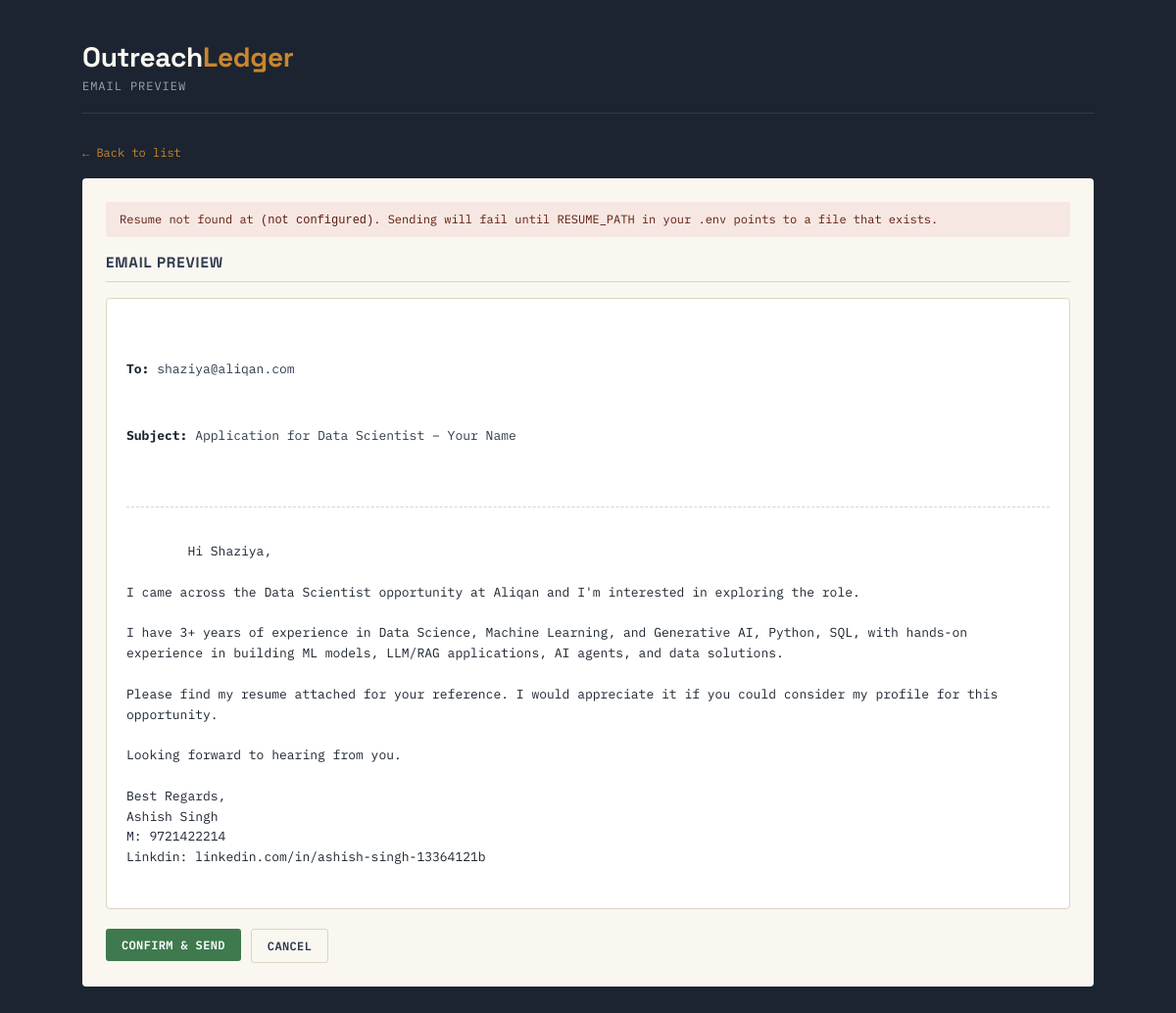
The page /preview/1 on the database as committed earlier.
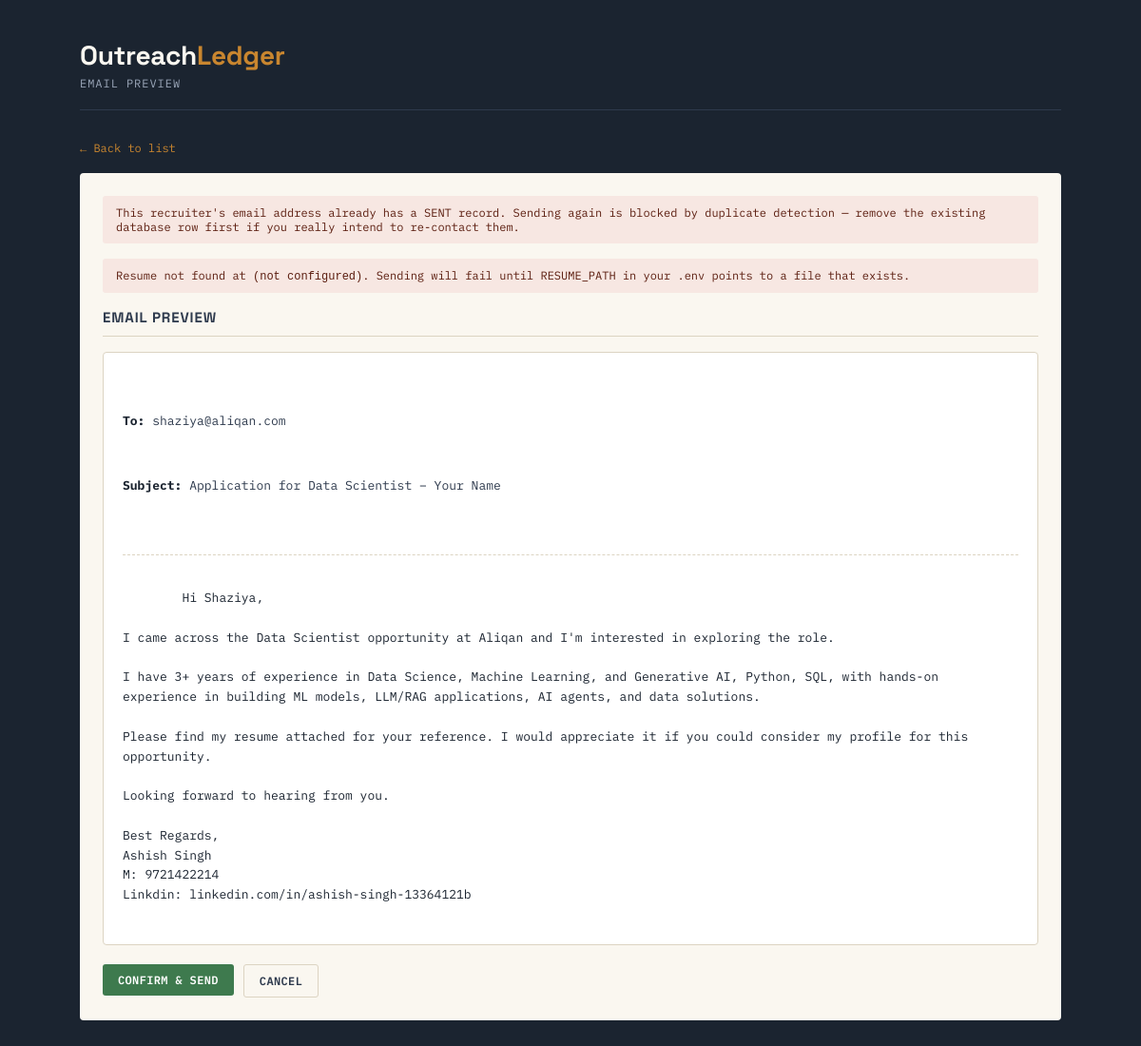
The same page on the database as committed later.
### tables this page shows
CREATE TABLE recruiter_contacts (
    id              INTEGER PRIMARY KEY AUTOINCREMENT,
    hr_name         TEXT NOT NULL,
    company         TEXT NOT NULL,
    job_role        TEXT NOT NULL,
    email           TEXT NOT NULL,
    linkedin_url    TEXT,
    subject         TEXT,
    email_body      TEXT,
    status          TEXT NOT NULL DEFAULT 'PENDING',
    sent_at         TEXT,
    error_message   TEXT,
    created_at      TEXT NOT NULL
);

### webapp.py (the view)
@app.route("/preview/<int:row_index>")
def preview(row_index: int):
    records = _load_records()
    if not (0 <= row_index < len(records)):
        flash("Recruiter not found.", "error")
        return redirect(url_for("index"))
    record = records[row_index]
    result = validate_record(record)
    if not result.ok:
        flash("Cannot preview: " + " ".join(result.errors), "error")
        return redirect(url_for("index"))
    template_text = load_template(str(settings.email_template_path))
    generated = generate_email(record, template_text, settings.sender_name)
    already_sent = db.get_latest_status(record.email) == ContactStatus.SENT.value
    resume_path = _get_user_resume_path()
    resume_exists = bool(resume_path) and Path(resume_path).exists()
    return render_template(
        "preview.html",
        record=record,
        row_index=row_index,
        subject=generated.subject,
        body=generated.body,
        already_sent=already_sent,
        resume_exists=resume_exists,
        resume_path=resume_path,
    )

### agent/email_generator.py (called while the page is built)
def load_template(template_path: str | Path) -> str:
    path = Path(template_path)
    if not path.exists():
        raise FileNotFoundError(f"Email template not found at: {path}")
    return path.read_text(encoding="utf-8")

def render_template(template_text: str, record: RecruiterRecord, sender_name: str) -> str:
    rendered = template_text
    rendered = rendered.replace("{HR_NAME}", record.hr_name.strip())
    rendered = rendered.replace("{COMPANY_NAME}", record.company.strip())
    rendered = rendered.replace("{JOB_ROLE}", record.job_role.strip())
    rendered = rendered.replace("{YOUR_NAME}", sender_name.strip())
    return rendered

def split_subject_and_body(rendered_text: str) -> GeneratedEmail:
    lines = rendered_text.splitlines()
    if not lines or not lines[0].lower().startswith("subject:"):
        raise ValueError(
            "Email template must start with a line of the form 'Subject: ...'."
        )
    subject = lines[0][len("subject:"):].strip()
    body_lines = lines[1:]
    while body_lines and body_lines[0].strip() == "":
        body_lines.pop(0)
    body = "\n".join(body_lines).strip("\n")
    return GeneratedEmail(subject=subject, body=body)

def generate_email(
    record: RecruiterRecord,
    template_text: str,
    sender_name: str,
) -> GeneratedEmail:
    rendered = render_template(template_text, record, sender_name)
    return split_subject_and_body(rendered)

### agent/validator.py (called while the page is built)
def is_valid_email(email: str) -> bool:
    if not email:
        return False
    return bool(EMAIL_REGEX.match(email.strip()))

def validate_record(record: RecruiterRecord) -> ValidationResult:
    errors: List[str] = []
    if not record.hr_name or not record.hr_name.strip():
        errors.append("Missing HR/recruiter name.")
    if not record.company or not record.company.strip():
        errors.append("Missing company name.")
    if not record.job_role or not record.job_role.strip():
        errors.append("Missing job role.")
    if not record.email or not record.email.strip():
        errors.append(f"Missing recruiter email for {record.hr_name or 'unknown recruiter'}.")
    elif not is_valid_email(record.email):
        errors.append(f"Invalid email address: {record.email}")
    return ValidationResult(ok=not errors, errors=errors)

### webapp.py (called while the page is built)
def _load_records() -> list[RecruiterRecord]:
    try:
        return read_csv(settings.recruiters_csv_path)
    except Exception:
        return []

### templates/preview.html (shortened to what this page needs)
<!DOCTYPE html>
<html lang="en">
<head>
  <link rel="stylesheet" href="{{ url_for('static', filename='style.css') }}">
</head>
<body>
  <div class="shell">
    <header class="masthead">
      <div>
        <div class="title">Outreach<span>Ledger</span></div>
        <div class="subtitle">Email Preview</div>
      </div>
    </header>
    <a class="back-link" href="{{ url_for('index') }}">&larr; Back to list</a>
    <div class="panel">
      {% if already_sent %}
        <div class="warning-note">
          This recruiter's email address already has a SENT record. Sending again is blocked by duplicate detection — remove the existing database row first if you really intend to re-contact them.
        </div>
      {% endif %}
      {% if not resume_exists %}
        <div class="warning-note">
          Resume not found at <code>{{ resume_path or '(not configured)' }}</code>. Sending will fail until RESUME_PATH in your .env points to a file that exists.
        </div>
      {% endif %}
      <h2>Email Preview</h2>
      <div class="email-preview-box">
        <div class="to-line"><b>To:</b> {{ record.email }}</div>
        <div class="subject-line"><b>Subject:</b> {{ subject }}</div>
        <div class="divider"></div>
        {{ body }}
      </div>
      <div class="confirm-bar">
        <form method="POST" action="{{ url_for('send', row_index=row_index) }}"
              onsubmit="return confirm('Send this email now?');">
          <button type="submit" class="btn btn-send" {% if already_sent or not resume_exists %}disabled{% endif %}>
            Confirm &amp; Send
          </button>
        </form>
        <a class="btn btn-ghost" href="{{ url_for('index') }}">Cancel</a>
      </div>
    </div>
  </div>
</body>
</html>

### static/style.css (style rules this page uses)
:root { --ink: #1B2430; --ink-soft: #2E3A4D; --paper: #FAF7F0; --paper-dim: #F0EBDF; --line: #DCD4C2; --amber: #C9862F; --amber-dark: #A66D22; --sent: #3E7A4E; --sent-bg: #E7F1E8; --failed: #B4442E; --failed-bg: #F7E7E2; --skipped: #6B6255; --skipped-bg: #EDE8DC; --pending: #3D5A80; --pending-bg: #E4EBF3; }
* { box-sizing: border-box; }
body { margin: 0; background: var(--ink); color: var(--paper); font-family: 'IBM Plex Mono', monospace; min-height: 100vh; }
.shell { max-width: 1080px; margin: 0 auto; padding: 40px 24px 80px; }
header.masthead { border-bottom: 1px solid var(--ink-soft); padding-bottom: 20px; margin-bottom: 28px; display: flex; justify-content: space-between; align-items: flex-end; flex-wrap: wrap; gap: 12px; }
header.masthead .title { font-family: 'Space Grotesk', sans-serif; font-weight: 700; font-size: 28px; letter-spacing: -0.01em; color: var(--paper); }
header.masthead .title span { color: var(--amber); }
header.masthead .subtitle { font-size: 12px; color: #9AA6B8; text-transform: uppercase; letter-spacing: 0.08em; margin-top: 4px; }
.panel { background: var(--paper); color: var(--ink); border-radius: 4px; padding: 24px; }
.panel h2 { font-family: 'Space Grotesk', sans-serif; font-size: 15px; text-transform: uppercase; letter-spacing: 0.06em; margin: 0 0 16px; color: var(--ink-soft); border-bottom: 1px solid var(--line); padding-bottom: 10px; }
.btn { display: inline-block; border: none; border-radius: 3px; padding: 9px 16px; font-family: 'IBM Plex Mono', monospace; font-size: 12px; font-weight: 600; letter-spacing: 0.03em; cursor: pointer; text-decoration: none; text-transform: uppercase; }
.btn-ghost { background: transparent; border: 1px solid var(--line); color: var(--ink-soft); }
.btn-send { background: var(--sent); color: #fff; }
.email-preview-box { background: #fff; border: 1px solid var(--line); border-radius: 4px; padding: 20px; white-space: pre-wrap; font-family: 'IBM Plex Mono', monospace; font-size: 13px; line-height: 1.6; color: var(--ink); }
.email-preview-box .to-line, .email-preview-box .subject-line { color: var(--ink-soft); margin-bottom: 6px; }
.email-preview-box .subject-line b, .email-preview-box .to-line b { color: var(--ink); }
.divider { border-top: 1px dashed var(--line); margin: 14px 0; }
.warning-note { font-size: 12px; background: var(--failed-bg); color: #5c1e10; padding: 10px 14px; border-radius: 3px; margin-bottom: 16px; }
.back-link { display: inline-block; margin-bottom: 18px; font-size: 12px; color: var(--amber); text-decoration: none; }
.confirm-bar { display: flex; gap: 10px; margin-top: 20px; }

Rows that differ between the two databases and show on the page:
added recruiter_contacts: email "shaziya@aliqan.com", email_body "Hi Shaziya, I came across the Data Scientist opportunity at Aliqan and I'm interested in exploring the role. I have 3+ years of experience in Data Science, Machine Learning, and Generative AI, Python, SQL, with hands-on experience in building ML models, LLM/RAG applications, AI agents, and data solutions. Please find my resume attached for your reference. I would appreciate it if you could consider my profile for this opportunity. Looking forward to hearing from you. Best Regards, Ashish Singh M: 9721422214 Linkdin: linkedin.com/in/ashish-singh-13364121b"
Other text that changed with them:
{{ record.email }}: "shaziya@aliqan.com" → (not shown)
{{ body }}: "Hi Shaziya, I came across the Data Scientist opportunity at Aliqan and I'm interested in exploring the role. I have 3+ years of experience in Data Science, Machine Learning, and Generative AI, Python, SQL, with hands-on experience in building ML models, LLM/RAG applications, AI agents, and data solutions. Please find my resume attached for your reference. I would appreciate it if you could consider my profile for this opportunity. Looking forward to hearing from you. Best Regards, Ashish Singh M: 9721422214 Linkdin: linkedin.com/in/ashish-singh-13364121b" → (not shown)
text now shown: "This recruiter's email address already has a SENT record. Sending again is blocked by duplicate detection — remove the existing database row first if you really intend to re-contact them."
